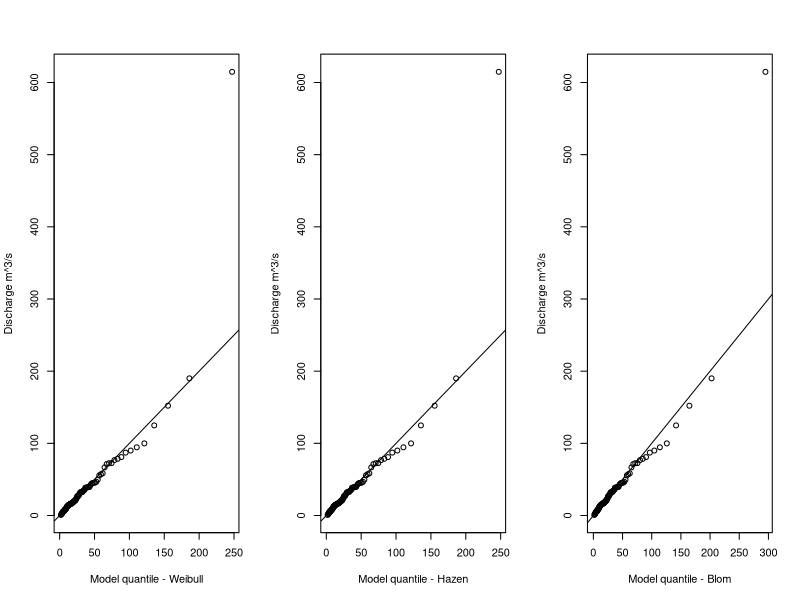
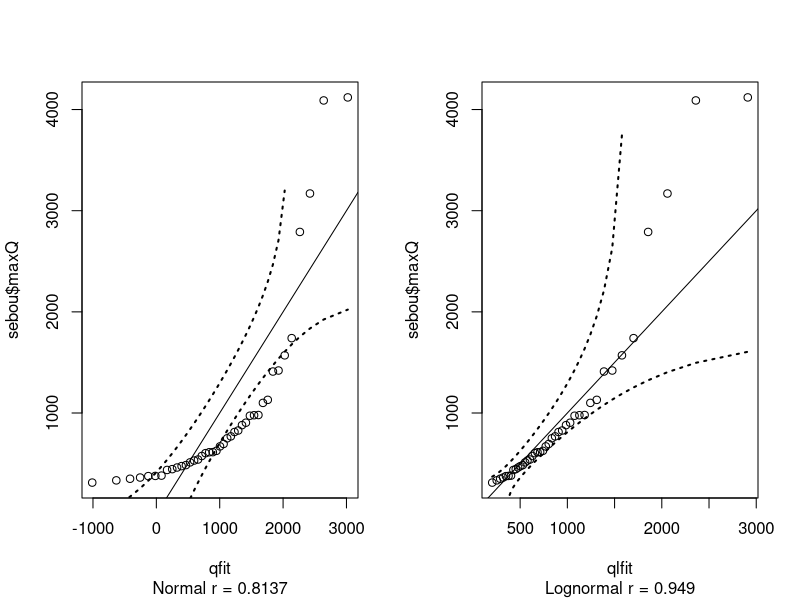

Source code (R) for these figures, in order:
## ---- chunk 1
ppwei=function(i,n)  { i/(n+1) }
pphaz=function(i,n)  { (i-(0.5))/(n) }
ppblom=function(i,n) { (i-(3/8))/(n+(1/4)) }
varpi=function(i,n)  { (i*(n-i-1))/(((n+1)^2)*(n+2)) }
## ---- chunk 2
lll=rlnorm(n=100,meanlog=3,sdlog=1)
lll=sort(lll,decreasing=TRUE)
nn=length(lll)
wei=ppwei(seq(1,length(lll)),length(lll))
haz=pphaz(seq(1,length(lll)),length(lll))
blom=ppblom(seq(1,length(lll)),length(lll))
sddd=(varpi(seq(1,length(lll)),length(lll)))
pwei=ppwei(1:nn,nn)
phaz=pphaz(1:nn,nn)
pblom=ppblom(1:nn,nn)
qiwei=sort(qlnorm(pwei,meanlog=mean(log(lll)),sdlog=sd(log(lll))),decreasing=TRUE)
qihaz=sort(qlnorm(pwei,meanlog=mean(log(lll)),sdlog=sd(log(lll))),decreasing=TRUE)
qiblom=sort(qlnorm(pblom,meanlog=mean(log(lll)),sdlog=sd(log(lll))),decreasing=TRUE)
## ---- chunk 3
par(mfrow=c(1,3))
plot(qiwei,lll,xlab="Model quantile - Weibull",ylab="Discharge m^3/s")
abline(0,1)
plot(qihaz,lll,xlab="Model quantile - Hazen",ylab="Discharge m^3/s")
abline(0,1)
plot(qiblom,lll,xlab="Model quantile - Blom",ylab="Discharge m^3/s")
abline(0,1)
## ---- chunk 4
mqwei=max(qiwei)
mqhaz=max(qihaz)
mqblo=max(qiblom) 
data.frame(Weibull=mqwei,Hazen=mqhaz,Blom=mqblo,Actual=max(lll))
## ---- chunk 5
data.frame(Min=0.29/100,Max=1.38/(100+2),Weibull=1-max(pwei),Hazen=1-max(phaz),Blom=1-max(pblom),StDev=sddd[1])
## ---- chunk 6
sebou=read.csv("../HW1/sebou.csv")
sebou$maxQ=sort(sebou$maxQ)
n=length(sebou$maxQ)
i=1:n
iii=2:(n-1)
## ---- chunk 7
ks.test(x=sebou$maxQ,"pnorm")
calpha=0.895/(sqrt(n)-0.01+(0.85/sqrt(n))) #for alpha = 0.05
up=((i-1)/n)+calpha
down=(i/n)-calpha
up[which(up>1)]=1
down[which(down<0)]=0
ks.hi=qnorm(up,mean=mean(sebou$maxQ),sd=sd(sebou$maxQ))
ks.lo=qnorm(down,mean=mean(sebou$maxQ),sd=sd(sebou$maxQ))

ks.hi.l=qlnorm(up,meanlog=mean(log(sebou$maxQ)),sdlog=sd(log(sebou$maxQ)))
ks.lo.l=qlnorm(down,meanlog=mean(log(sebou$maxQ)),sdlog=sd(log(sebou$maxQ)))
## ---- chunk 8
#7.17c - Normal
qfit=qnorm(ppblom(1:n,n),mean=mean(sebou$maxQ),sd=sd(sebou$maxQ))

#7.17d - Lognormal
qlfit=qlnorm(ppwei(1:n,n),meanlog=mean(log(sebou$maxQ)),sdlog=sd(log(sebou$maxQ)))

#7.17g
par(mfrow=c(1,2))
pi1=1-((0.5)^(1/n))
pi2n1=(iii-0.3175)/(n+0.365) #Filliben 1975 plotting position
piin=(0.5)^(1/n)
pii=c(pi1,pi2n1,piin)
cor1=cor(sebou$maxQ,qfit)
cor2=cor(sebou$maxQ,qlfit)
plot(qfit,sebou$maxQ,sub=paste("Normal r =",signif(cor1,digits=4)))
lines(qfit,ks.hi,lty=3,lwd=2)
lines(qfit,ks.lo,lty=3,lwd=2)
abline(0,1)
plot(qlfit,sebou$maxQ,sub=paste("Lognormal r =",signif(cor2,digits=4)))
lines(qlfit,ks.hi.l,lty=3,lwd=2)
lines(qlfit,ks.lo.l,lty=3,lwd=2)
abline(0,1)
